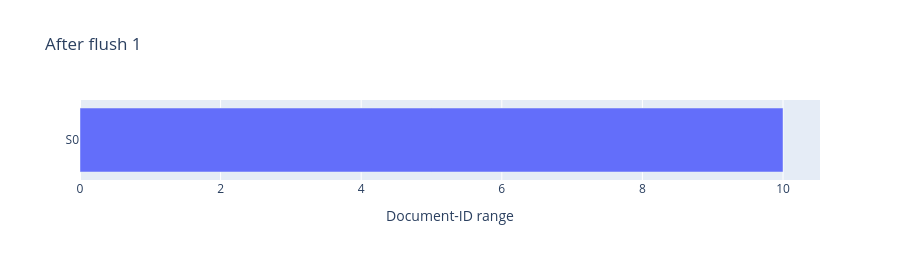
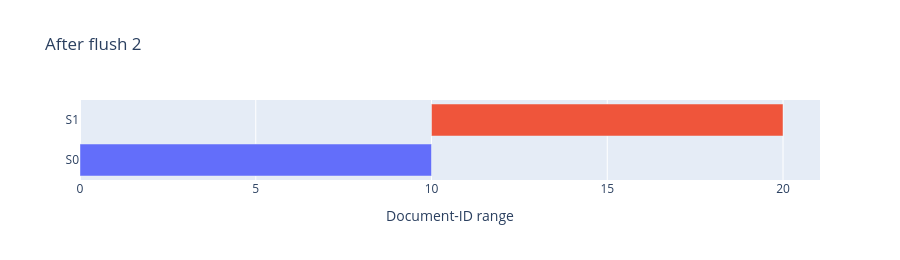
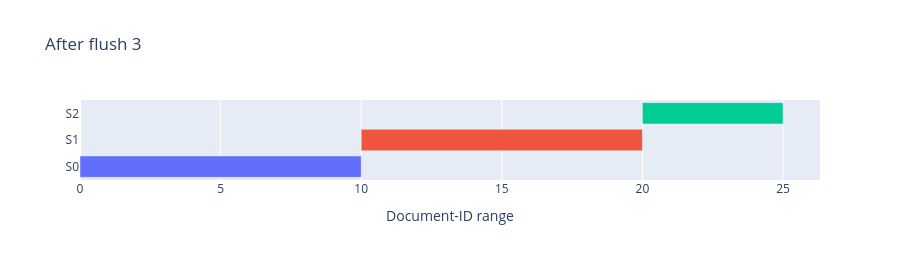
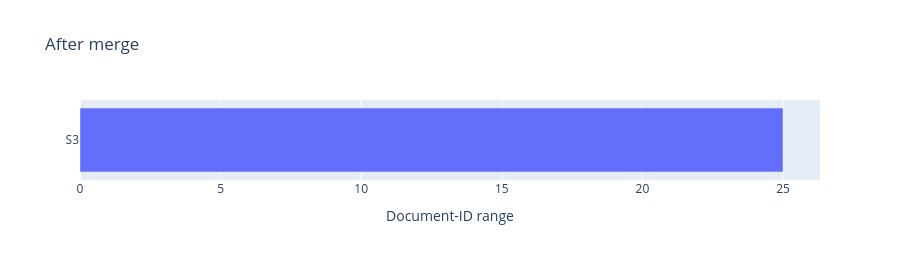

Here is the notebook cell these charts were saved with, in order:
### Markdown cell above
## 2. Segment lifecycle simulator

This is a deliberately simplified lifecycle model: buffered documents become segments on flush; a merge combines selected segments into a new segment.

### Code cell
segment_states = [
    {'stage':'After flush 1', 'segments':[('S0', 0, 9)]},
    {'stage':'After flush 2', 'segments':[('S0', 0, 9), ('S1', 10, 19)]},
    {'stage':'After flush 3', 'segments':[('S0', 0, 9), ('S1', 10, 19), ('S2', 20, 24)]},
    {'stage':'After merge', 'segments':[('S3', 0, 24)]},
]
def plot_segment_state(state):
    fig = go.Figure()
    for y, (name, lo, hi) in enumerate(state['segments']):
        fig.add_trace(go.Bar(x=[hi-lo+1], y=[name], orientation='h', base=[lo],
                             name=name, hovertemplate=f'{name}: doc IDs {lo}–{hi}<extra></extra>'))
    fig.update_layout(title=state['stage'], xaxis_title='Document-ID range',
                      showlegend=False, barmode='overlay', height=260)
    fig.show()
for state in segment_states:
    plot_segment_state(state)

### Figure 1 — Plotly figure (JSON) as saved in the notebook; plotly's stock layout.template omitted (floating-point values rounded to 4 significant figures)
{"data": [{"base": [0], "hovertemplate": "S0: doc IDs 0–9<extra></extra>", "name": "S0", "orientation": "h", "x": [10], "y": ["S0"], "type": "bar"}], "layout": {"title": {"text": "After flush 1"}, "xaxis": {"title": {"text": "Document-ID range"}}, "showlegend": false, "barmode": "overlay", "height": 260}}

### Figure 2 — Plotly figure (JSON) as saved in the notebook; plotly's stock layout.template omitted (floating-point values rounded to 4 significant figures)
{"data": [{"base": [0], "hovertemplate": "S0: doc IDs 0–9<extra></extra>", "name": "S0", "orientation": "h", "x": [10], "y": ["S0"], "type": "bar"}, {"base": [10], "hovertemplate": "S1: doc IDs 10–19<extra></extra>", "name": "S1", "orientation": "h", "x": [10], "y": ["S1"], "type": "bar"}], "layout": {"title": {"text": "After flush 2"}, "xaxis": {"title": {"text": "Document-ID range"}}, "showlegend": false, "barmode": "overlay", "height": 260}}

### Figure 3 — Plotly figure (JSON) as saved in the notebook; plotly's stock layout.template omitted (floating-point values rounded to 4 significant figures)
{"data": [{"base": [0], "hovertemplate": "S0: doc IDs 0–9<extra></extra>", "name": "S0", "orientation": "h", "x": [10], "y": ["S0"], "type": "bar"}, {"base": [10], "hovertemplate": "S1: doc IDs 10–19<extra></extra>", "name": "S1", "orientation": "h", "x": [10], "y": ["S1"], "type": "bar"}, {"base": [20], "hovertemplate": "S2: doc IDs 20–24<extra></extra>", "name": "S2", "orientation": "h", "x": [5], "y": ["S2"], "type": "bar"}], "layout": {"title": {"text": "After flush 3"}, "xaxis": {"title": {"text": "Document-ID range"}}, "showlegend": false, "barmode": "overlay", "height": 260}}

### Figure 4 — Plotly figure (JSON) as saved in the notebook; plotly's stock layout.template omitted (floating-point values rounded to 4 significant figures)
{"data": [{"base": [0], "hovertemplate": "S3: doc IDs 0–24<extra></extra>", "name": "S3", "orientation": "h", "x": [25], "y": ["S3"], "type": "bar"}], "layout": {"title": {"text": "After merge"}, "xaxis": {"title": {"text": "Document-ID range"}}, "showlegend": false, "barmode": "overlay", "height": 260}}
